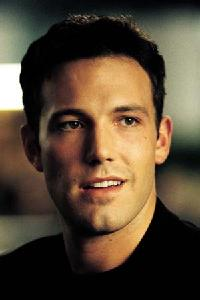
#> input picture opencv/Faces/train/Ben Afflek/Ben1.jpg, 200 x 300 px, found by its file name; its folder holds only this picture in this run
$ python hataduzeltme2.py
#> lines starting #> are read from the running program, lines starting #| are printed output that depends on the picture


import os
import cv2 as cv
import numpy as np


people = ['Ben Afflek', 'Elton John', 'Jerry Seinfield', 'Madonna', 'Mindy Kaling']
DIR = r'C:\Users\cansu\Downloads\Faces\train'

haar_cascade = cv.CascadeClassifier('haar_face.xml')

features = []
labels = []

def create_train():
    for person in people:
        path = os.path.join(DIR, person)
        label = people.index(person)

        for img in os.listdir(path):
            img_path = os.path.join(path,img)

            img_array = cv.imread(img_path)
#> img_array is the input picture: shape (300, 200, 3); mean B, G, R 52.4, 70.4, 85.8
            if img_array is None:
                continue

            gray = cv.cvtColor(img_array, cv.COLOR_BGR2GRAY)
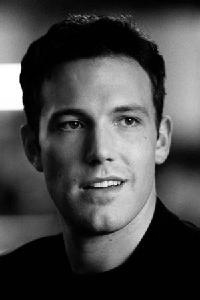
#> gray: shape (300, 200); min 0, max 255, mean 72.9

            faces_rect = haar_cascade.detectMultiScale(gray, scaleFactor=1.1, minNeighbors=4)
#> faces_rect = [[31, 66, 142, 142]]

            for (x,y,w,h) in faces_rect:
                faces_roi = gray[y:y+h, x:x+w]
                features.append(faces_roi)
                labels.append(label)
#> this loop made 1 pass
#> pass 1, in create_train, `faces_roi = gray[y:y+h, x:x+w]`:
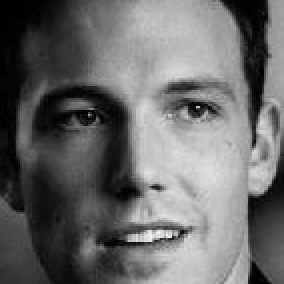
#> faces_roi: shape (142, 142) (shown 2 times larger); min 0, max 246, mean 105.6
#> after the loop, features = 1 item; labels = [0]
#> pass 2 of the loop in create_train, `for person in people:`:
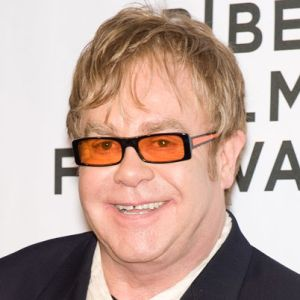
#> input picture opencv/Faces/train/Elton John/Elton1.jpg, 300 x 300 px, found by its file name
#> in create_train, img_array is the input picture: shape (300, 300, 3); mean B, G, R 155.3, 165.1, 189.6
#> in create_train, `gray = cv.cvtColor(img_array, cv.COLOR_BGR2GRAY)`:
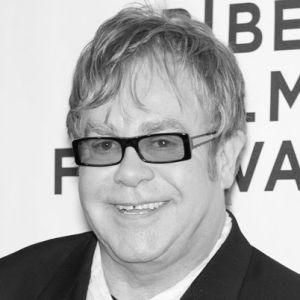
#> gray: shape (300, 300); min 2, max 255, mean 171.3
#> faces_rect = [[54, 80, 175, 175]]
#> the loop in create_train, `for (x,y,w,h) in faces_rect:` made 1 pass
#> pass 1, in create_train, `faces_roi = gray[y:y+h, x:x+w]`:
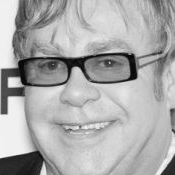
#> faces_roi: shape (175, 175); min 2, max 249, mean 170.9
#> after the loop in create_train, `for (x,y,w,h) in faces_rect:`: features = 2 items; labels = [0, 1]

#> (the run stopped early here; a loop or call above may not have finished)
